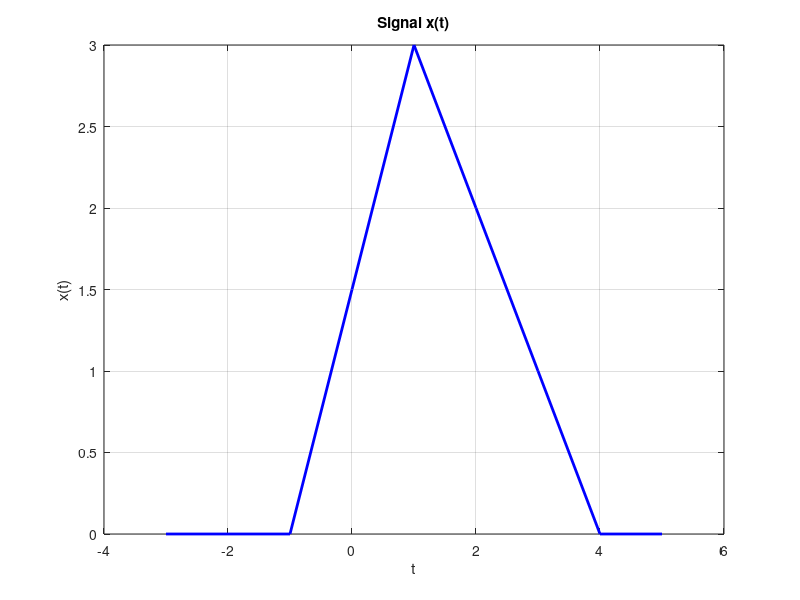
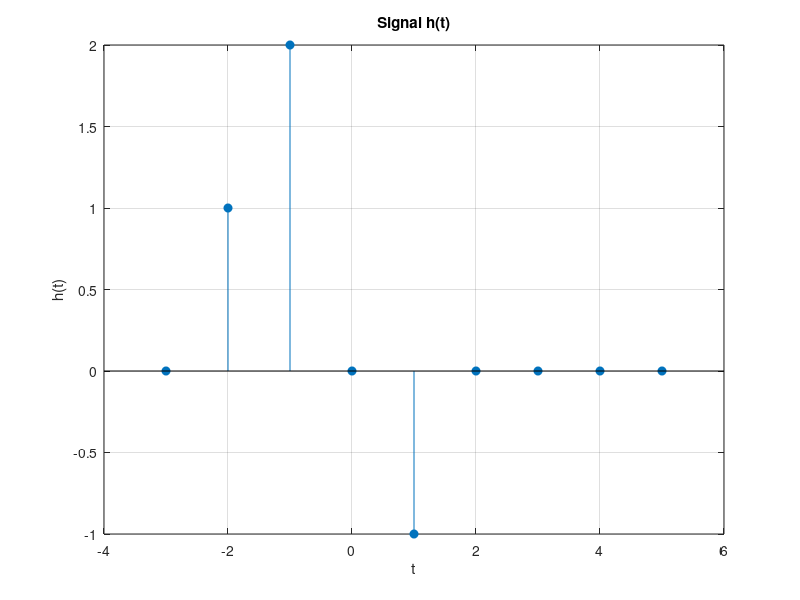
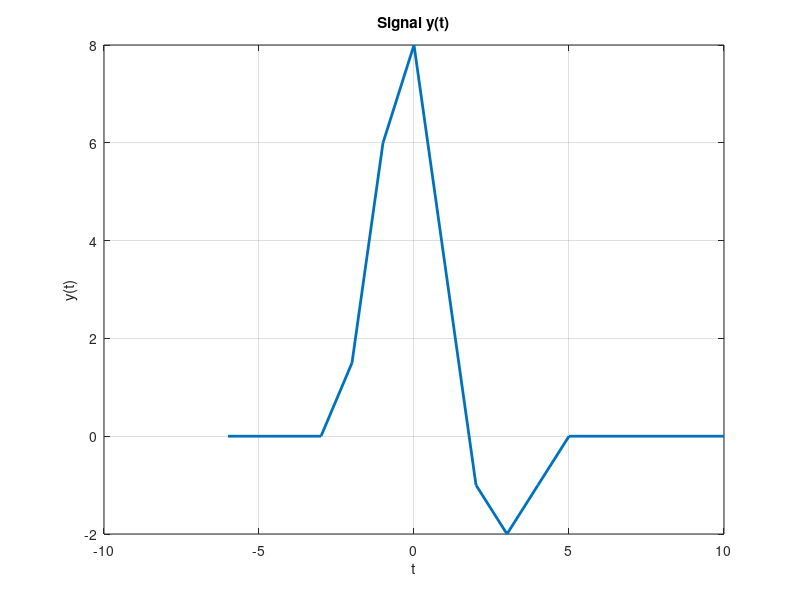

Here is the MATLAB script that generated these plots, in order:
close all;clear all;clc;
%To use this code, please uncomment the part you want to execute before you
%actually run it.
%Use "%" or ctrl+r to comment your code, ctrl+t to uncomment.

%%%%%%%%%%%%%%%%Part 1%%%%%%%%%%%%%%%%
t = -3:1:5;    %t = start:step:end;


x = [0 0 0 1.5 3 2 1 0 0]; 
h = [0 1 2 0 -1 0 0 0 0]; 

figure('Name', 'Signal x(t)', 'NumberTitle', 'off');
%figure:新的繪圖視窗
%'Name', 'Signal x(t)'：設定視窗名稱為 "Signal x(t)"
%'NumberTitle', 'off'：隱藏視窗標題中的數字（預設會顯示 "Figure 1", "Figure 2", ...）
plot(t, x, 'b', 'LineWidth', 2);  %x(t)，'b':藍色曲線, 'LineWidth', 2：設定曲線線條寬度為 2
title('Signal x(t)');
xlabel('t');
ylabel('x(t)');     
grid on;        %開啟網格線

figure('Name', 'Signal h(t)', 'NumberTitle', 'off');
stem(t, h, "filled");
title('Signal h(t)')
xlabel('t');
ylabel('h(t)');
grid on;

y = conv(x,h);
t_conv = (2 * min(t)):(2 * max(t));    % 計算卷積後的新時間軸
figure('Name', 'Signal y(t)', 'NumberTitle', 'off');
plot(t_conv, y, 'LineWidth', 2);
title('Signal y(t)')
xlabel('t');
ylabel('y(t)');
grid on;

